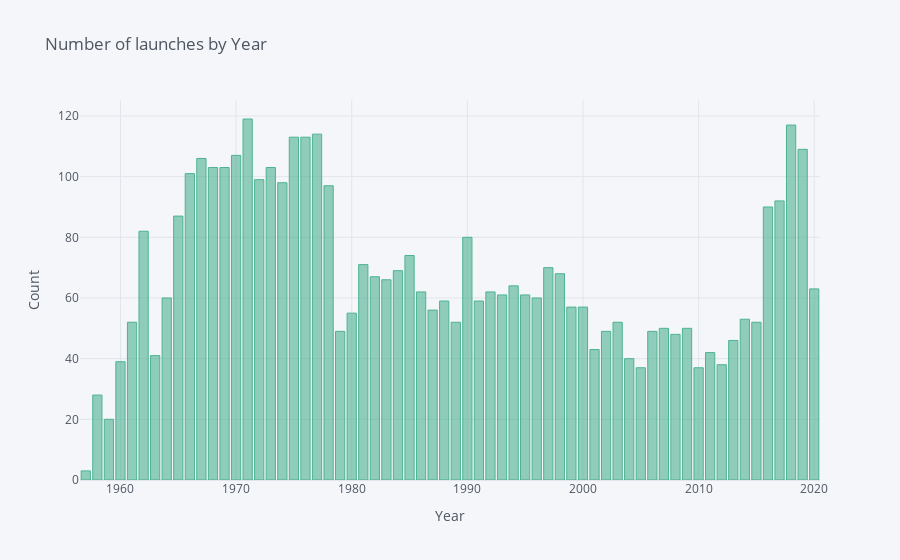

Here is the notebook cell this chart was saved with:
### Markdown cell above
### 4.3. Year wise launches

### Code cell
temp = space["Year"].value_counts()
temp.iplot(kind='bar', xTitle = 'Year', yTitle = "Count", title = 'Number of launches by Year', color = '#4CB391')

### Figure 1 — Plotly figure (JSON) as saved in the notebook; plotly's stock layout.template omitted (floating-point values rounded to 4 significant figures)
{"data": [{"marker": {"color": "rgba(76, 179, 145, 0.6)", "line": {"color": "rgba(76, 179, 145, 1.0)", "width": 1}}, "name": "Year", "orientation": "v", "text": "", "type": "bar", "x": [1971, 2018, 1977, 1976, 1975, 2019, 1970, 1967, 1968, 1969, 1973, 1966, 1972, 1974, 1978, 2017, 2016, 1965, 1962, 1990, 1985, 1981, 1997, 1984, 1998, 1982, 1983, 1994, 2020, 1986, 1992, 1995, 1993, 1996, 1964, 1991, 1988, 2000, 1999, 1987, 1980, 2014, 2003, 1989, 2015, 1961, 2009, 2007, 1979, 2002, 2006, 2008, 2013, 2001, 2011, 1963, 2004, 1960, 2012, 2005, 2010, 1958, 1959, 1957], "y": [119, 117, 114, 113, 113, 109, 107, 106, 103, 103, 103, 101, 99, 98, 97, 92, 90, 87, 82, 80, 74, 71, 70, 69, 68, 67, 66, 64, 63, 62, 62, 61, 61, 60, 60, 59, 59, 57, 57, 56, 55, 53, 52, 52, 52, 52, 50, 50, 49, 49, 49, 48, 46, 43, 42, 41, 40, 39, 38, 37, 37, 28, 20, 3]}], "layout": {"legend": {"bgcolor": "#F5F6F9", "font": {"color": "#4D5663"}}, "paper_bgcolor": "#F5F6F9", "plot_bgcolor": "#F5F6F9", "title": {"font": {"color": "#4D5663"}, "text": "Number of launches by Year"}, "xaxis": {"gridcolor": "#E1E5ED", "showgrid": true, "tickfont": {"color": "#4D5663"}, "title": {"font": {"color": "#4D5663"}, "text": "Year"}, "zerolinecolor": "#E1E5ED"}, "yaxis": {"gridcolor": "#E1E5ED", "showgrid": true, "tickfont": {"color": "#4D5663"}, "title": {"font": {"color": "#4D5663"}, "text": "Count"}, "zerolinecolor": "#E1E5ED"}}}
